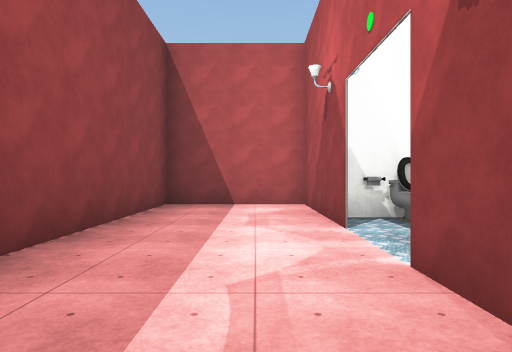
view 1 (above)

16 first-person views from a walk through a 3-D level made in the Unity game engine. The camera is 1.4 m above the floor, looks level and sees 75° across. Doors are open. The floor is counted in squares, 2 m on a side. Each view is taken from the middle of a square. On the plan, view 1 faces up. The plan holds only what a view shows up to about 10 squares ahead; the rest is blank. Some surface patterns are stand-ins.

view 2
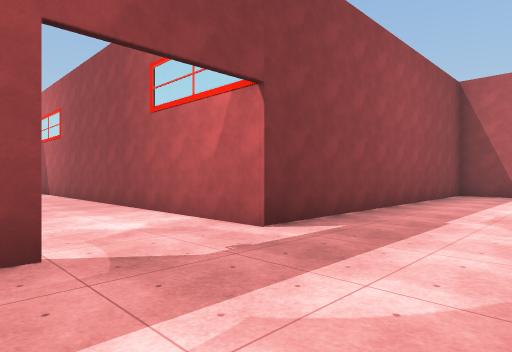

view 3
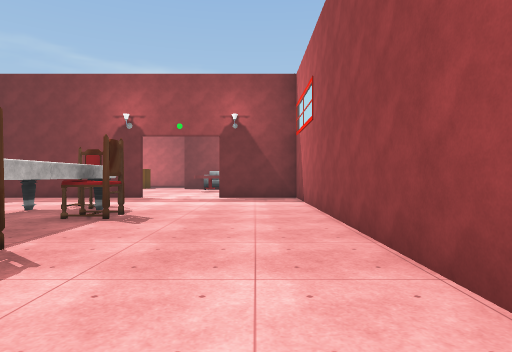

view 4
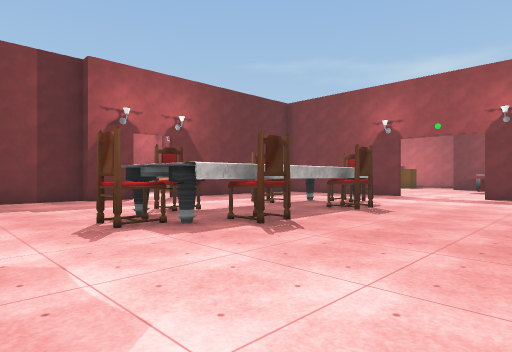

view 5
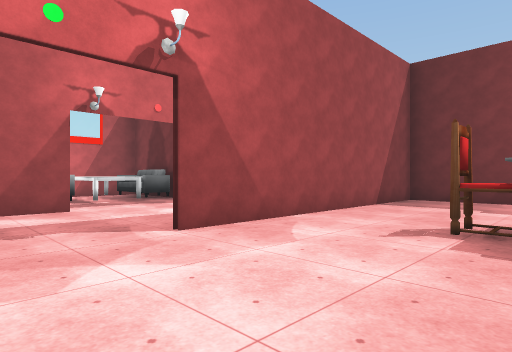

view 6
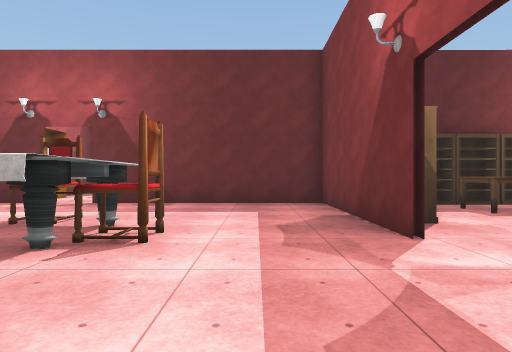

view 7
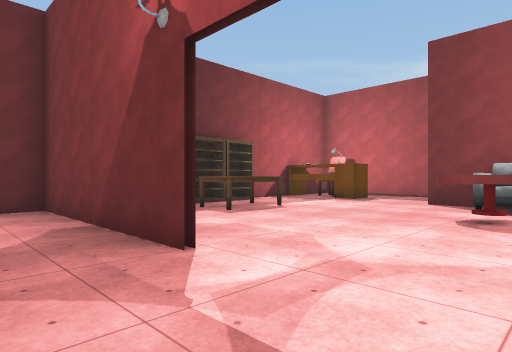

view 8
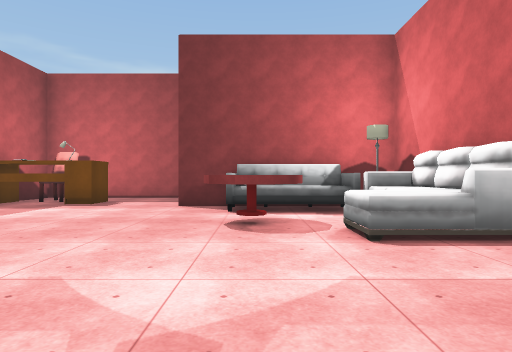

view 9
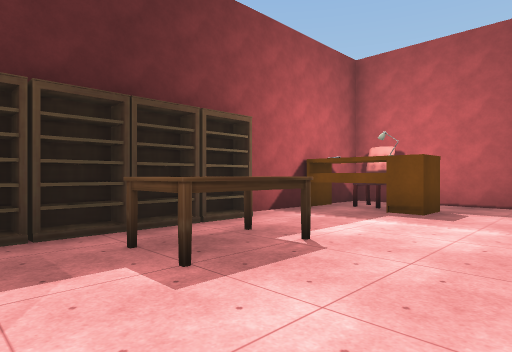

view 10
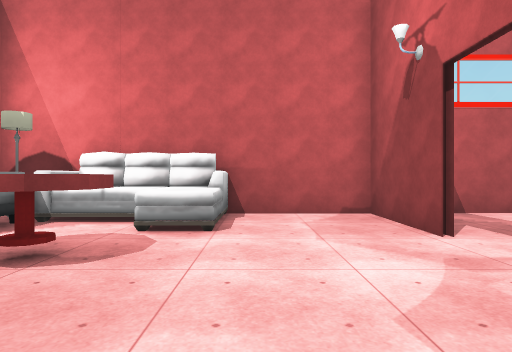

view 11
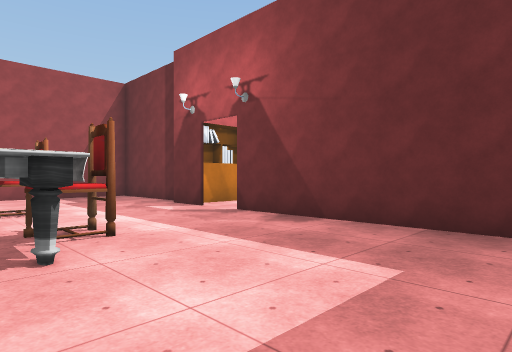

view 12
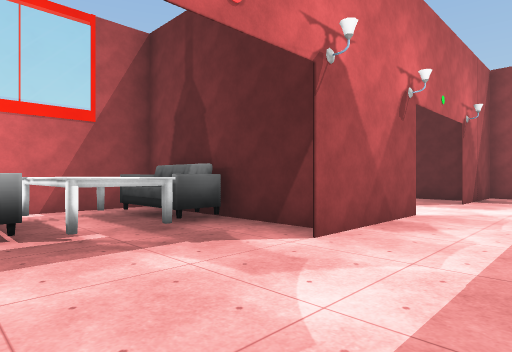

view 13
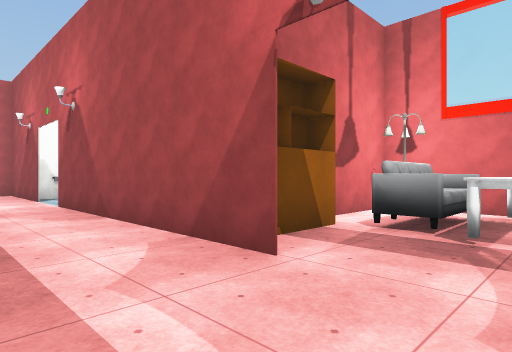

view 14
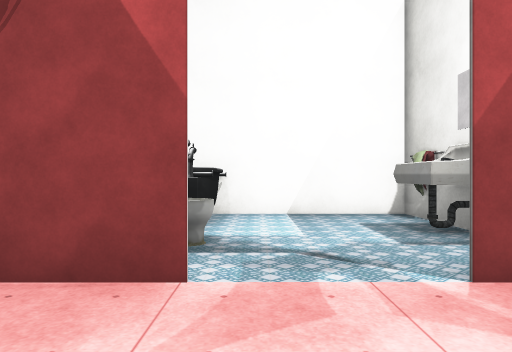

view 15
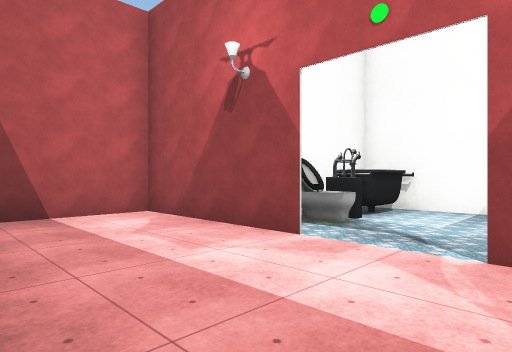

view 16
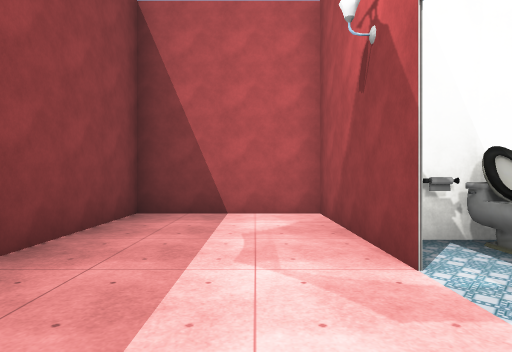

### Floor plan
Points are (right, up) in squares from view 1. A wall is a line through its corners. A room is listed if a view was taken in it or the views show most of it. See-through windows are left out.
Room 1 (views 1, 3, 4, 5, 6, 7, 8, 9, 10, 11, 12, 14, 15, 16)
walls: (-9.4, -6.1) (-7.8, -6.1); (-11.1, -8) (-11.1, -6.1) (-10.5, -6.1); (-14.9, -4.2) (-14.9, -1.8); (-14.7, -3.5) (-14.7, -4.2); (-14.7, -6.6) (-14.7, -9.5); (-6.5, -5.9) (-5.6, -5.9); (-6.5, -6.1) (-5.5, -6.1); (-5.7, -6.6) (-5.7, -7.9); (-7.5, -11.7) (-6.1, -11.7); (-14.8, -11.7) (-8.8, -11.7); (-6.2, -12.1) (-2.3, -12.1) (-2.3, -4.2); (-21.8, -5.4) (-21.8, -6.9); (-21.8, -1.8) (-21.8, -3.1); (1.2, -4.1) (1.2, 2.6); (-24.7, -8.1) (-24.7, -11.7) (-20.5, -11.7); (1.2, 4.4) (1.2, 8.2) (-2.2, 8.2) (-2.2, -1.7) (-17.5, -1.7)
ways out: opening at (-0.5, -5) to room 2; opening at (1, 3.5); open door at (-8, -12)
objects: chair (-23, -11) to (-23, -10); other object (-23, -10) to (-22, -9); sofa (-21, -5) to (-21, -3); lamp (-21, -2); bookshelf (-20, -11); sofa (-20, -3) to (-18, -2); table (-19, -10) to (-18, -10); other object (-19, -5); bookshelf (-18, -12); bookshelf (-17, -12); bookshelf (-16, -11); bookshelf (-15, -8); chair (-12, -7); chair (-10, -8); chair (-10, -6); chair (-7, -8); chair (-7, -6); chair (-5, -7)
Room 2 (views 2, 13)
walls: (1.6, -7.7) (4.2, -7.7); (3.2, -3.4) (1.9, -3.4); (1.2, -10.2) (1.2, -7.1); (6.2, -7.8) (6.2, -4.5)
ways out: opening at (-0.5, -5) to room 1; opening at (-0.5, -11)
objects: table (3, -6) to (5, -6); sofa (3, -5) to (5, -4); sofa (4, -7) to (5, -7); lamp (5, -4) to (6, -3)

Positions as (right, up) in squares from view 1, and headings:
1: (0, 0), facing up
2: (1, -5), facing up-left
3: (-4, -3), facing left
4: (-3, -2), facing down-left
5: (-6, -2), facing down-right
6: (-13, -3), facing down
7: (-13, -4), facing down-left
8: (-14, -5), facing left
9: (-16, -7), facing down-left
10: (-17, -8), facing up
11: (-14, -7), facing down-right
12: (-1, -4), facing down-right
13: (-1, -6), facing up-right
14: (-1, 4), facing right
15: (-2, 2), facing up-right
16: (0, 2), facing up
